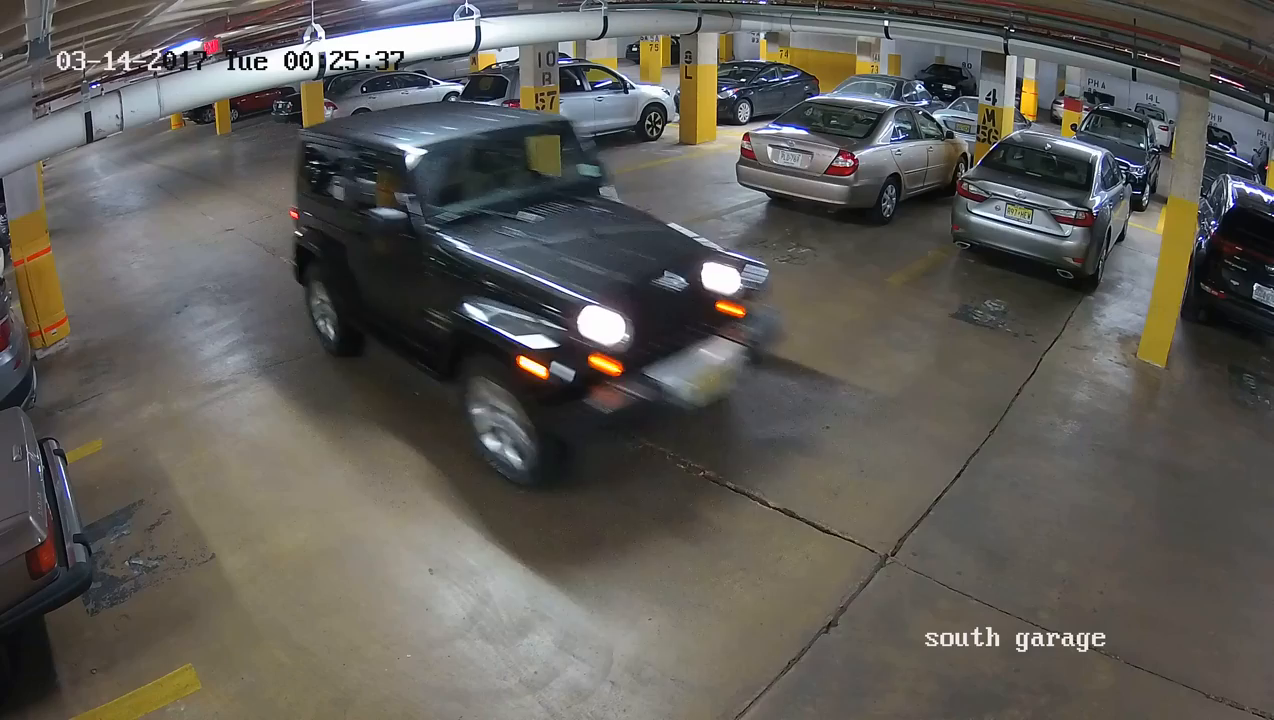
#> input picture frame 1 of data/videos/parkinglot.mp4, 1274 x 720 px
$ python video_frames.py
#> lines starting #> are read from the running program, lines starting #| are printed output that depends on the picture
import os
import cv2
import glob

file_path = "../sample-results/video/" # input video path

for filename in glob.iglob("../data/videos//*.mp4", recursive=True):
    vidcap = cv2.VideoCapture(filename)
    print("Processing:", filename)

    video_name = os.path.splitext(os.path.basename(filename))[0]

    length = int(vidcap.get(cv2.CAP_PROP_FRAME_COUNT))

    for i in range(1, length, 60):
        vidcap.set(1, i)
        ret, still = vidcap.read()
        if ret:  # Only save if the frame was read correctly
            output_name = f"{video_name}_frame_{i}.png"
            output_path = os.path.join(file_path, output_name)
            cv2.imwrite(output_path, still)
            print(f"Saved: {output_path}")
#> this loop made 10 passes
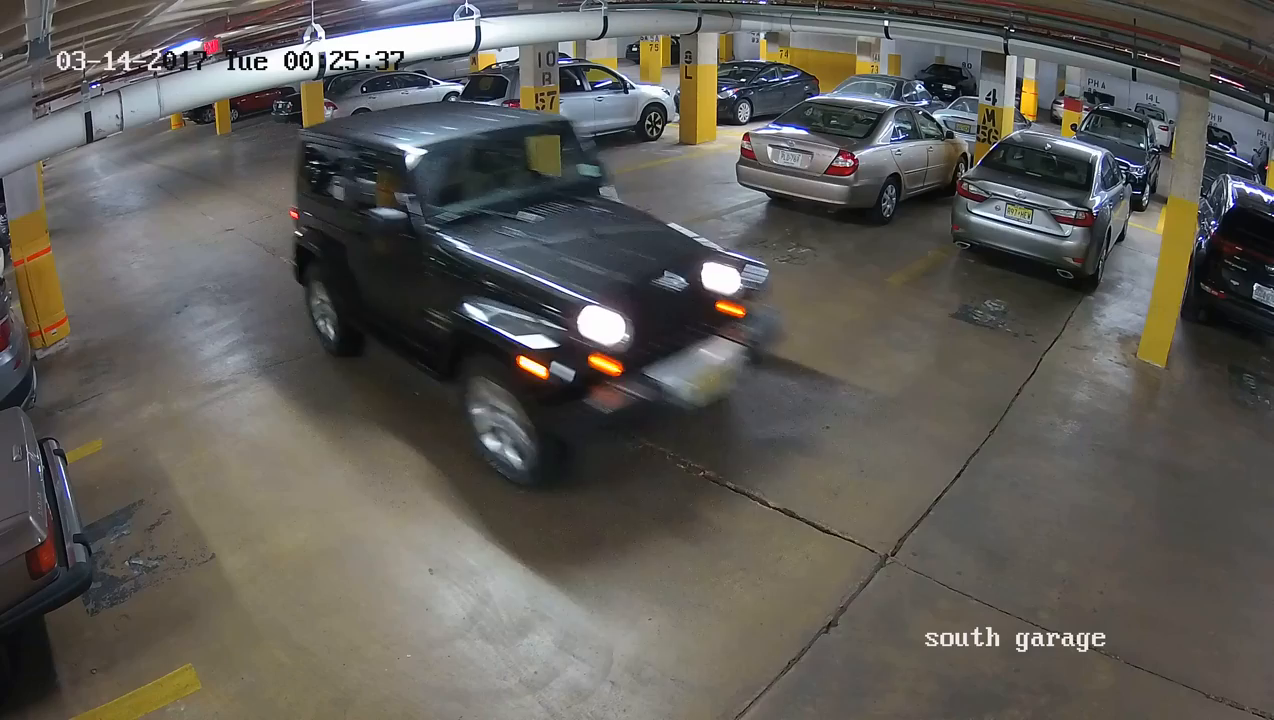
#> input picture frame 1 of data/videos/parkinglot.mp4, 1274 x 720 px
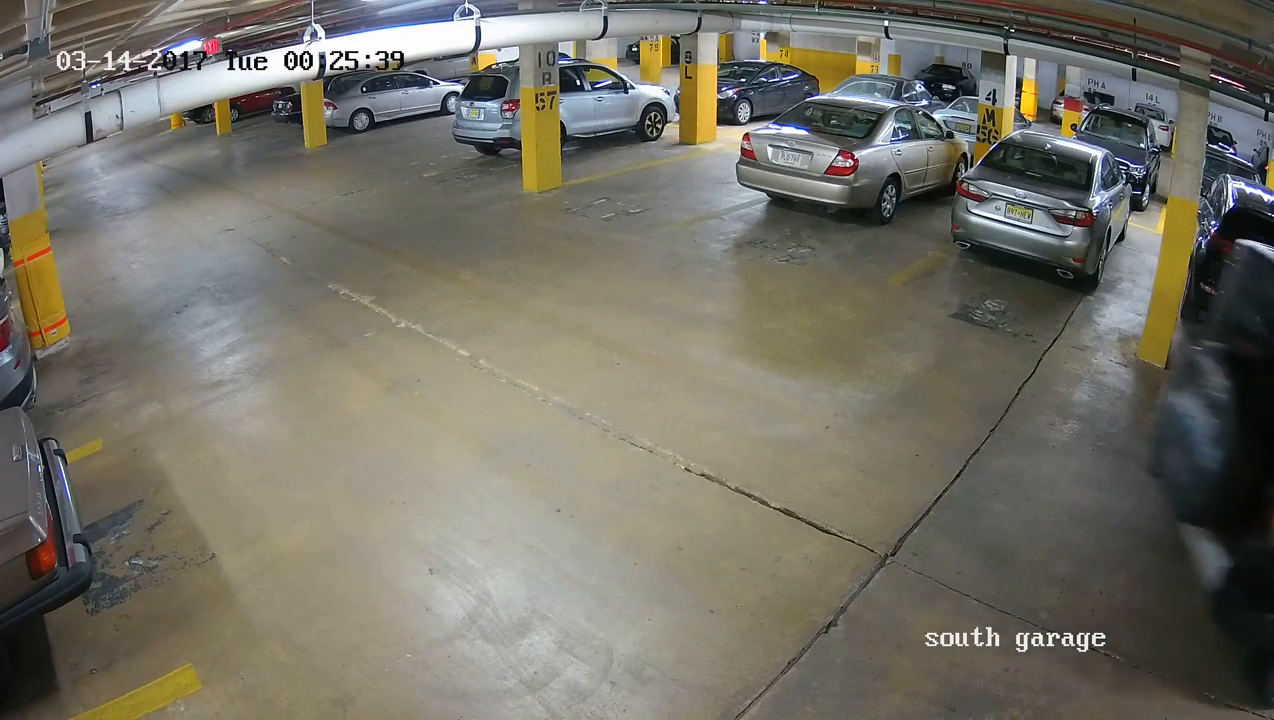
#> input picture frame 61 of data/videos/parkinglot.mp4, 1274 x 720 px
#> pass 3, `ret, still = vidcap.read()`:
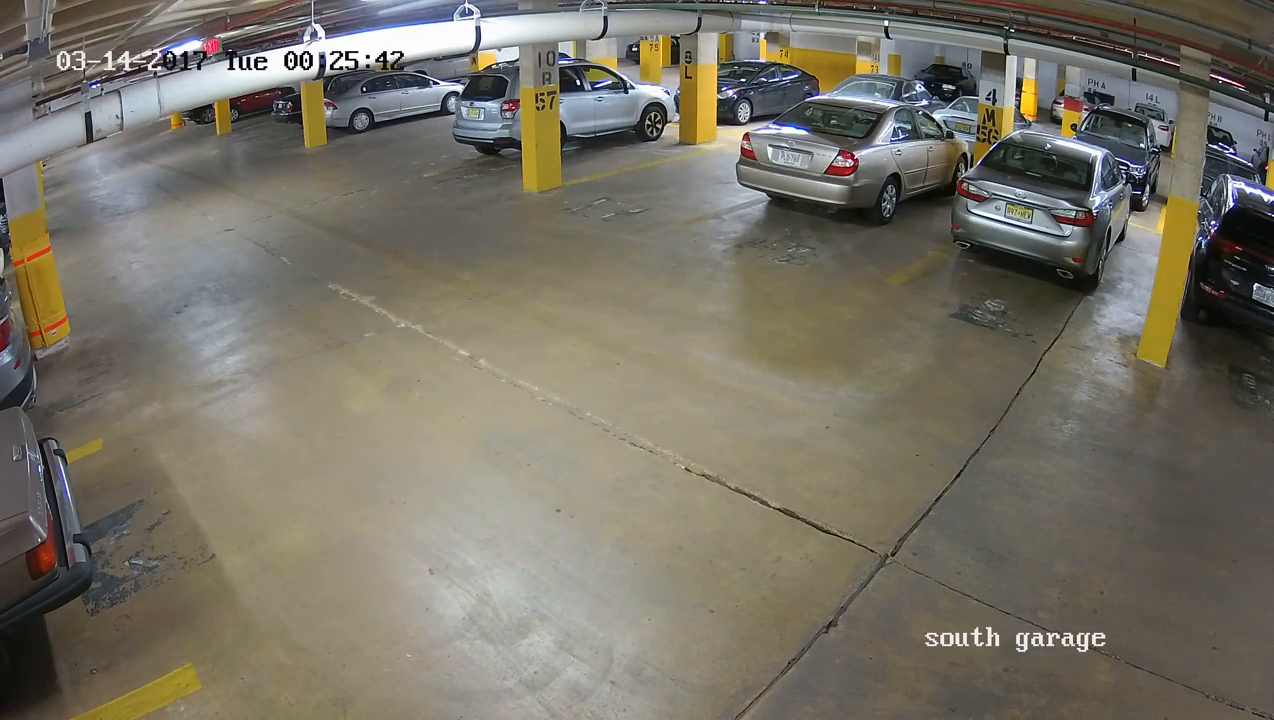
#> still: shape (720, 1274, 3); mean B, G, R 101.9, 114.4, 118.9

$ run again, starting later in the video
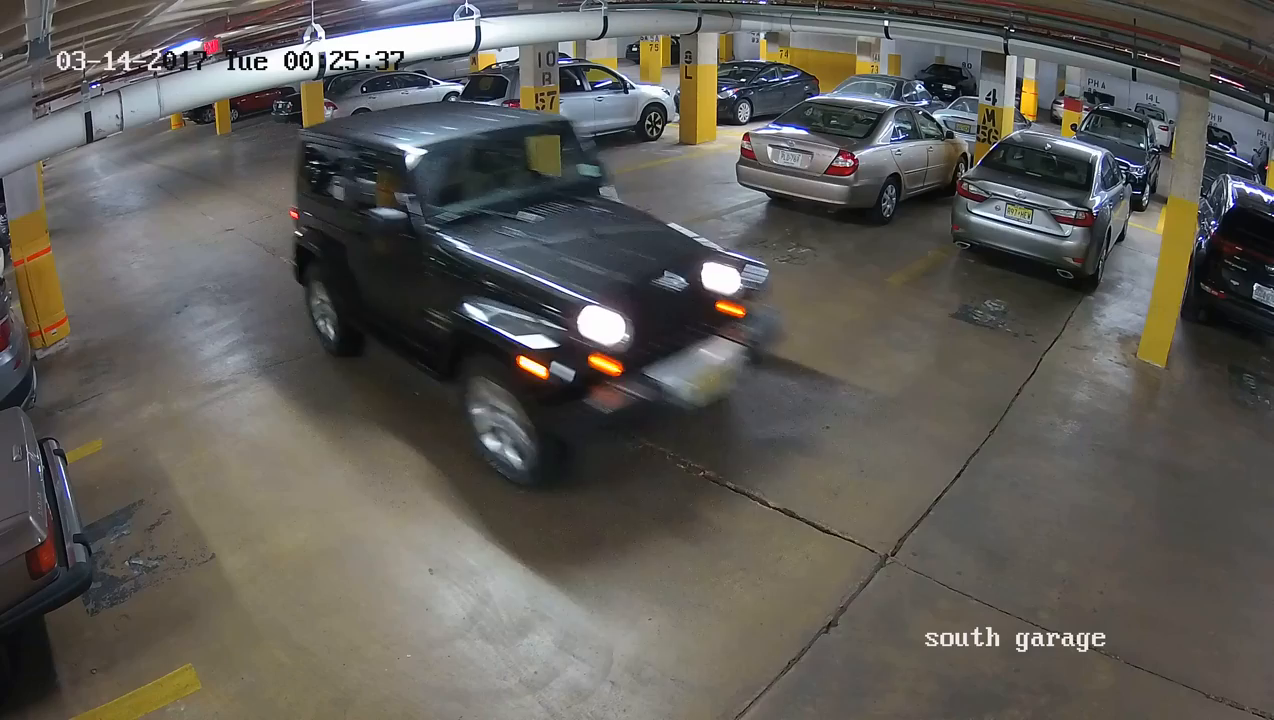
#> input picture frame 1 of data/videos/parkinglot.mp4, 1274 x 720 px
#> the loop `for i in range(1, length, 60):` made 10 passes
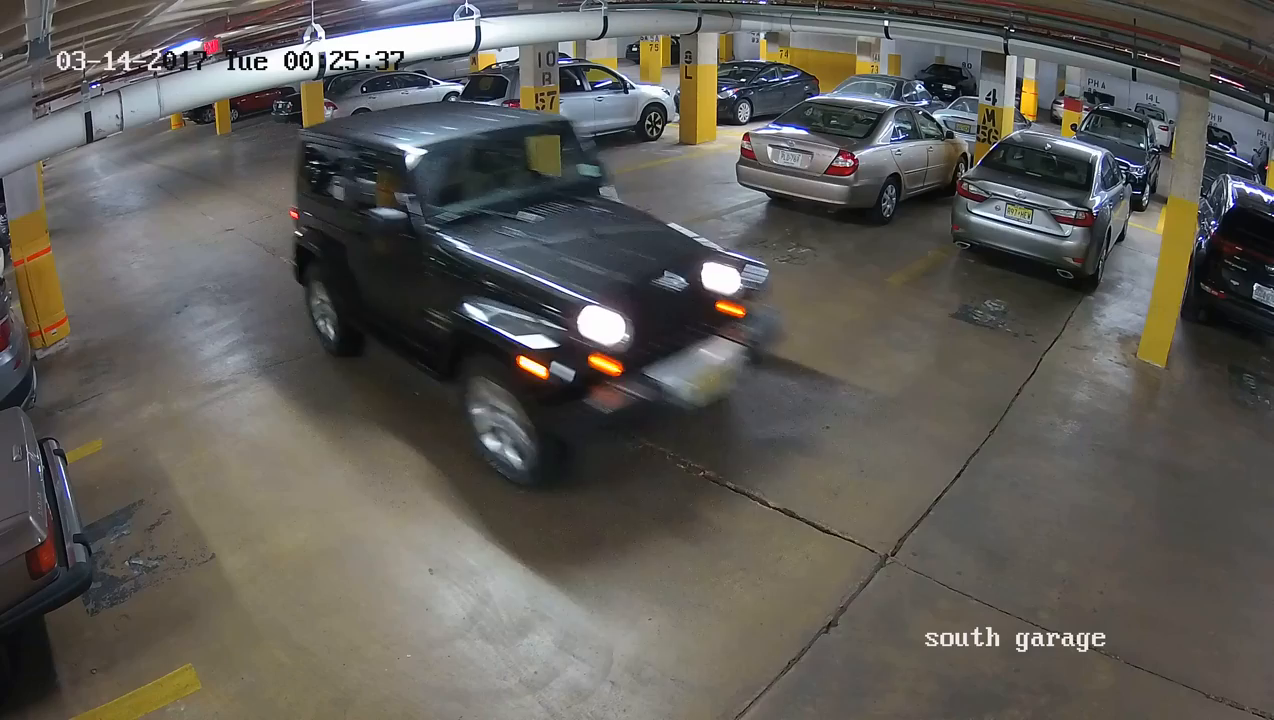
#> input picture frame 1 of data/videos/parkinglot.mp4, 1274 x 720 px
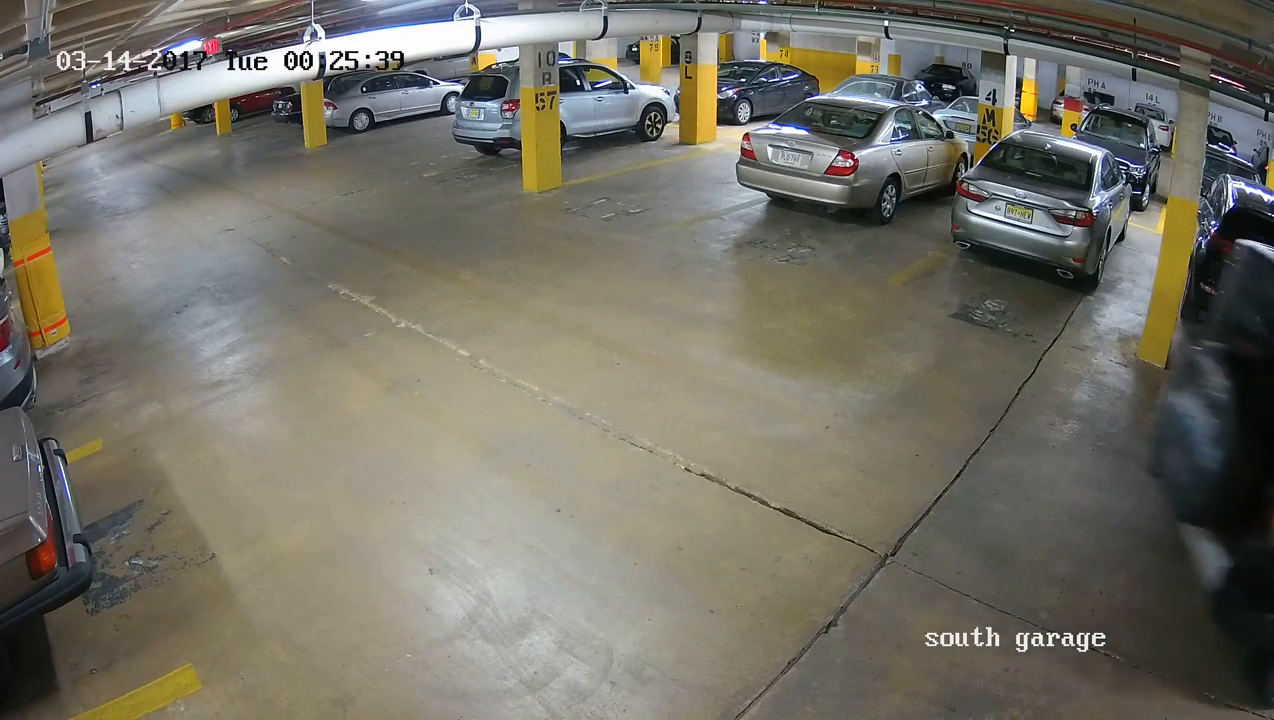
#> input picture frame 61 of data/videos/parkinglot.mp4, 1274 x 720 px

$ run again, starting later in the video
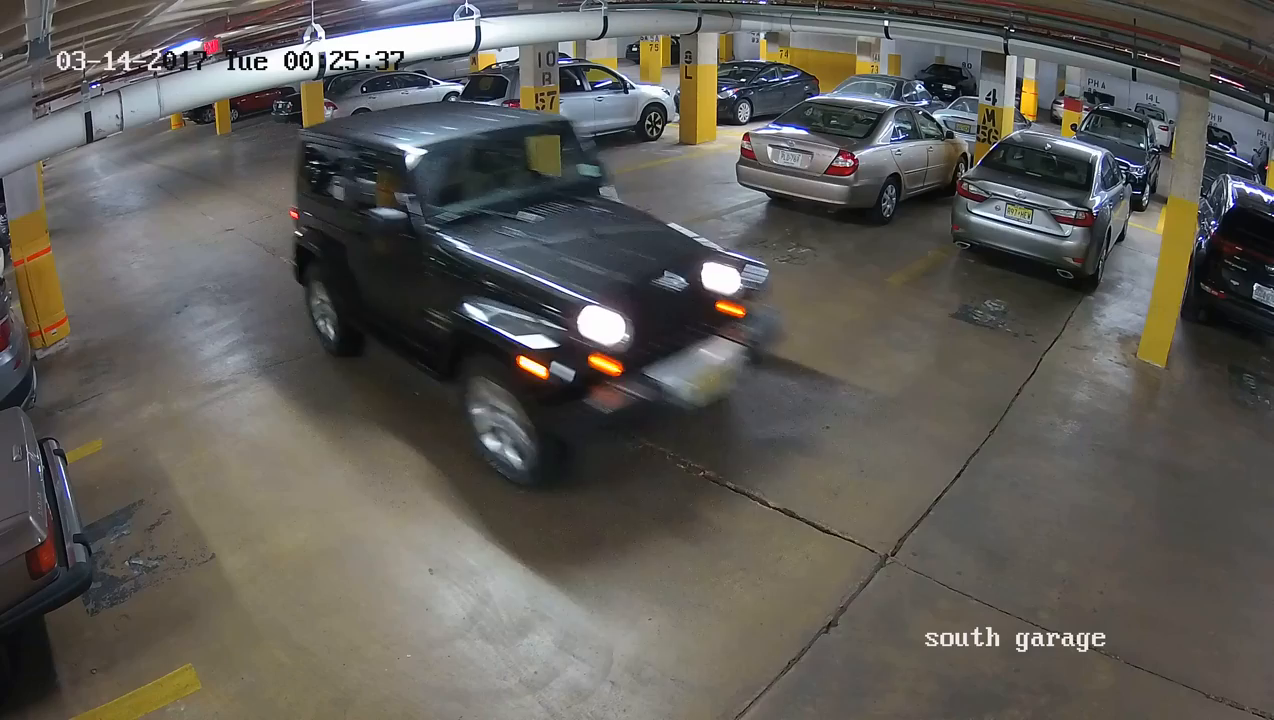
#> input picture frame 1 of data/videos/parkinglot.mp4, 1274 x 720 px
#> the loop `for i in range(1, length, 60):` made 10 passes
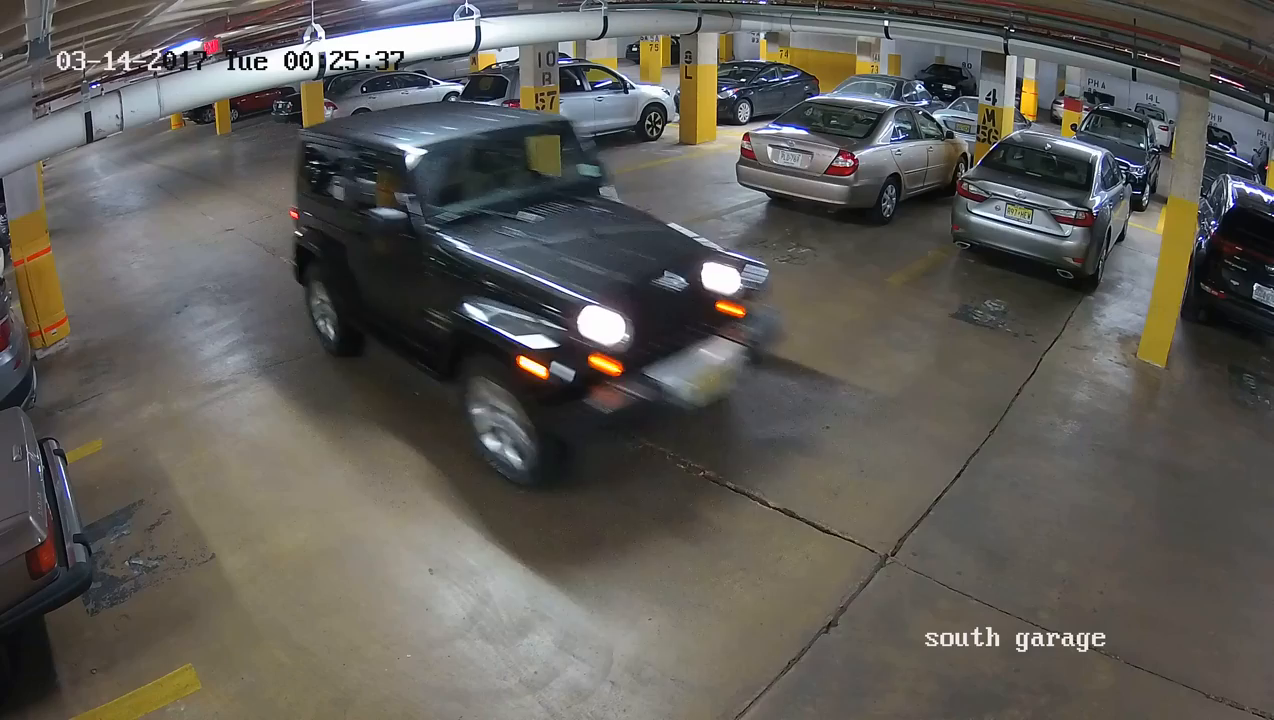
#> input picture frame 1 of data/videos/parkinglot.mp4, 1274 x 720 px
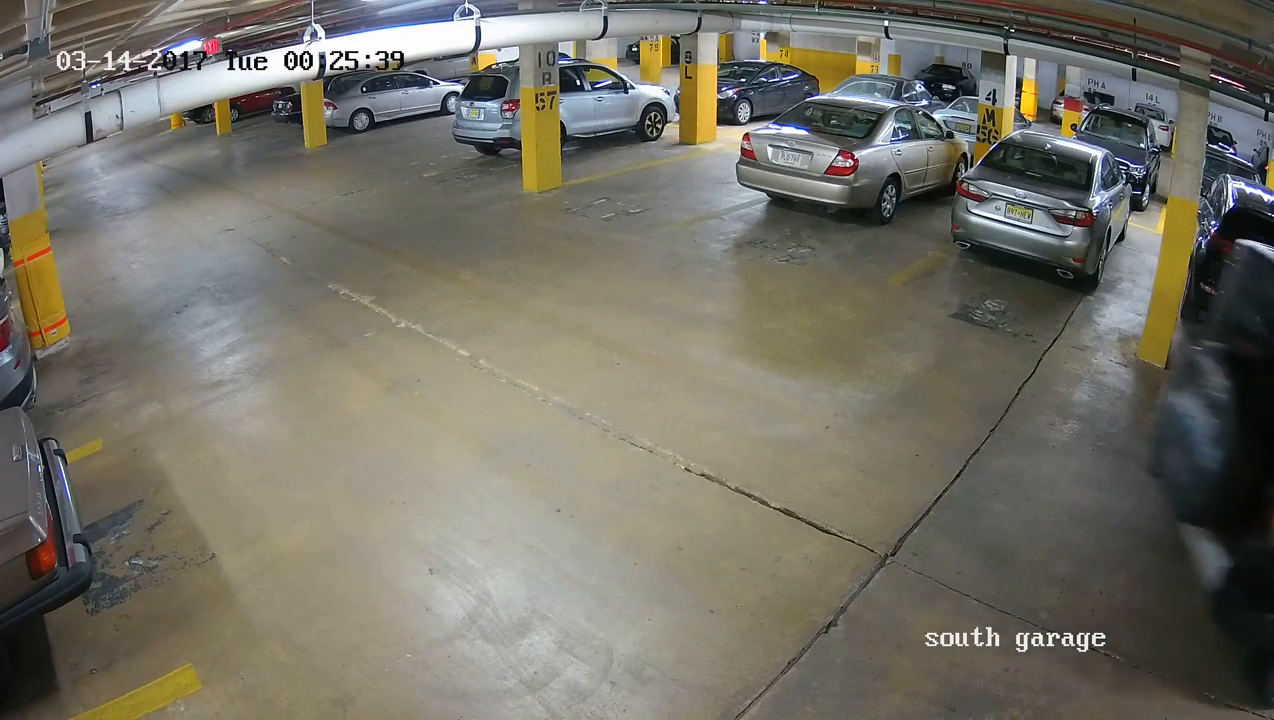
#> input picture frame 61 of data/videos/parkinglot.mp4, 1274 x 720 px
